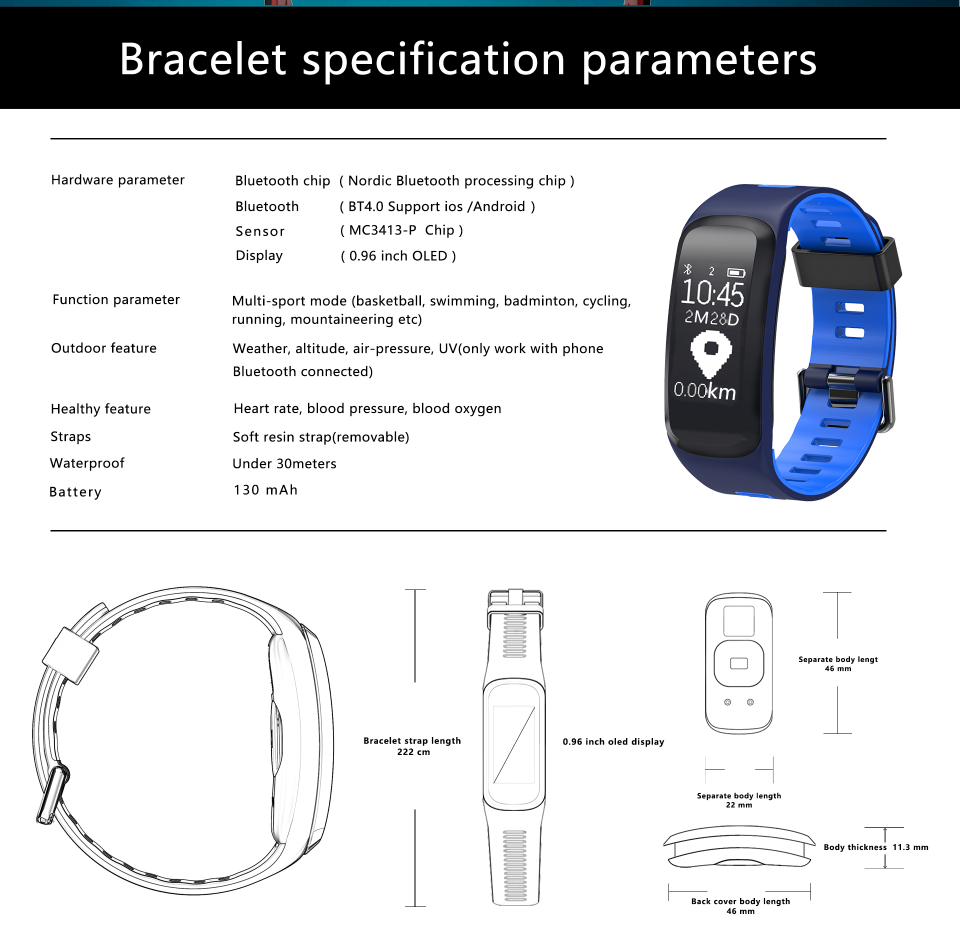
#> input picture original/12-2.jpg, 1920 x 1895 px (shown at 1/2 size)
$ python -i f4ctl.py   (imports and definitions only)
#> lines starting #> are read from the running program, lines starting #| are printed output that depends on the picture
#!/usr/bin/env python3
"""No.1 F4: управление собственной прошивкой (app/) по BLE.

Протокол — см. app/src/main.c: команды пишутся в FEA1, ответ приходит
уведомлением из FEA2.

  pip install bleak
  python f4ctl.py ping
  python f4ctl.py peek 0x10001014 4          # UICR.BOOTLOADERADDR
  python f4ctl.py dump 0x3C000 0x4000 bl.bin # снять загрузчик
  python f4ctl.py dfu                        # перезагрузка в DfuTarg
  python f4ctl.py inputs                     # нажатия кнопок (0.3+)
  python f4ctl.py hr 30 --csv ppg.csv        # пульсометр 30 с, отсчёты в CSV (0.3+)
  python f4ctl.py gpio 12 1                  # выход P0.12 в 1 (только 7/12/14)
  python f4ctl.py motor 500                  # вибрация 500 мс (0.4+)
  python f4ctl.py flash-id                   # JEDEC ID внешней флеш (0.4+)
  python f4ctl.py flash-dump 0 0x100000 ext.bin  # снять внешнюю флеш (0.4+)
  python f4ctl.py pin 15 out1                # любой пин: in, up, down, out0, out1 (0.5+)
  python f4ctl.py lcd 29 11 --cs 24 --dc 22  # команда 0x29 (DISPON), параметры следом (0.5+)
  python f4ctl.py lcd-fill F800 --count 57600 --cs 24 --dc 22   # залить красным (0.5+)
  python f4ctl.py lcd-read 04 4 --cs 24 --dc 22 [--3wire]       # RDDID (0.5+)
  python f4ctl.py flash-status               # SR1/SR2 внешней флеш, биты защиты (0.8+)
  python f4ctl.py flash-write 0x1A0000 data.bin   # стереть сектора и записать, с проверкой (0.8+)
  python f4ctl.py image photo.jpg            # картинка по касанию: 80x160 RGB565 на 0x1A0000 (0.8+)
  python f4ctl.py --addr AA:BB:CC:DD:EE:FF ping

С заводской прошивкой работает только dfu (та же команда 0x42).
"""
import argparse
import asyncio
import struct
import sys
import time

from bleak import BleakClient, BleakScanner

SERVICE = "c3e6fea0-e966-1000-8000-be99c223df6a"
CTRL = "c3e6fea1-e966-1000-8000-be99c223df6a"
RESP = "c3e6fea2-e966-1000-8000-be99c223df6a"

CMD_PING, CMD_PEEK, CMD_HR, CMD_GPIO, CMD_DFU = 0x01, 0x10, 0x20, 0x30, 0x42
CMD_MOTOR, CMD_FLASH_ID, CMD_FLASH_READ = 0x31, 0x40, 0x41
CMD_PIN, CMD_LCD_WRITE, CMD_LCD_FILL, CMD_LCD_READ = 0x32, 0x50, 0x51, 0x52
PIN_MODES = {"in": 0, "up": 1, "down": 2, "out0": 3, "out1": 4}
CMD_FLASH_ERASE, CMD_FLASH_WRITE, CMD_FLASH_STATUS, CMD_FLASH_UNPROTECT = 0x45, 0x46, 0x47, 0x48
USER_START, USER_END, SECTOR, PAGE = 0x1A0000, 0x1F0000, 4096, 256
IMAGE_ADDR, SCREEN_W, SCREEN_H = USER_START, 80, 160
WRITE_CHUNK = 16  # 1 + 3 + 16 = 20 байт — максимум для FEA1
EVT_INPUTS, EVT_PPG, EVT_FLASH, RESP_ERROR = 0x21, 0x22, 0x44, 0xEE
PEEK_MAX = 15
WATCHED = (10, 11, 18, 19, 28, 29)
TICK_HZ = 25


# [10 lines not run here, left out]


class F4:
    def __init__(self, client):
        self.client = client
        self.queue = asyncio.Queue()
        self.events = asyncio.Queue()

    def on_notify(self, _, data):
        data = bytes(data)
        # Уведомления о входах и PPG приходят сами — не путать их с ответами на команды.
        (self.events if data[0] in (EVT_INPUTS, EVT_PPG, EVT_FLASH) else self.queue).put_nowait(data)

    async def start(self):
        await self.client.start_notify(RESP, self.on_notify)

    async def call(self, payload, timeout=5):
        await self.client.write_gatt_char(CTRL, bytes(payload), response=True)
        resp = await asyncio.wait_for(self.queue.get(), timeout)
        if resp[0] == RESP_ERROR:
            raise RuntimeError(f"браслет отклонил команду 0x{resp[1]:02X}")
        return resp

    async def peek(self, addr, n):
        resp = await self.call([CMD_PEEK, *struct.pack("<I", addr), n])
        got = struct.unpack_from("<I", resp, 1)[0]
        if got != addr or len(resp) != 5 + n:
            raise RuntimeError(f"неожиданный ответ {resp.hex()}")
        return resp[5:]


# [171 lines not run here, left out]


JEDEC_MAKERS = {0xEF: "Winbond", 0xC8: "GigaDevice", 0xC2: "Macronix", 0x20: "Micron/XMC",
                0x1C: "EON", 0x85: "Puya", 0x9D: "ISSI", 0x5E: "Zbit", 0x68: "Boya", 0x0B: "XTX"}


def describe_jedec(jid):
    maker, kind, cap = jid
    if jid in (b"\x00\x00\x00", b"\xff\xff\xff"):
        print(f"JEDEC ID {jid.hex(' ')} — флеш не отвечает")
        return None
    size = 1 << cap if 16 <= cap <= 28 else None
    print(f"JEDEC ID {jid.hex(' ')}: {JEDEC_MAKERS.get(maker, 'производитель ?')}, тип 0x{kind:02X}, "
          + (f"объём {size // 1024} КБ ({size * 8 // 1024 // 1024} Мбит)" if size else "объём не распознан"))
    return size


def image_bytes(path, fit=False):
    """Картинка -> заголовок IMG1 w h + RGB565 big-endian построчно (как ждёт прошивка 0.8+)."""
#> called with path = '../../original/12-2.jpg', fit = False
    from PIL import Image, ImageOps
    im = ImageOps.exif_transpose(Image.open(path)).convert("RGB")
#> im is the input picture: PIL image 1920x1895 RGB; mean R, G, B 209.2, 210.9, 213.8
    if fit:
        im = ImageOps.pad(im, (SCREEN_W, SCREEN_H), Image.LANCZOS, color=(0, 0, 0))
    else:
        im = ImageOps.fit(im, (SCREEN_W, SCREEN_H), Image.LANCZOS)
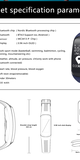
#> im: PIL image 80x160 RGB; mean R, G, B 215.6, 216.3, 216.7
    out = bytearray(b"IMG1" + struct.pack("<HH", SCREEN_W, SCREEN_H))
    shown = Image.new("RGB", im.size)
#> shown: PIL image 80x160 RGB; every value is 0
    for y in range(SCREEN_H):
        for x in range(SCREEN_W):
            r, g, b = im.getpixel((x, y))
            v = (r >> 3) << 11 | (g >> 2) << 5 | (b >> 3)
            out += struct.pack(">H", v)
            shown.putpixel((x, y), ((v >> 11) * 255 // 31, (v >> 5 & 63) * 255 // 63, (v & 31) * 255 // 31))
    return bytes(out), shown


# [86 lines not run here, left out]


def anim_bytes(path):
    """GIF -> "ANI1" w h n ms + кадры RGB565 BE; вписывается в экран с сохранением пропорций."""
    from PIL import Image, ImageSequence
    src = Image.open(path)
    k = min(SCREEN_W / src.width, SCREEN_H / src.height)
    w, h = max(1, round(src.width * k)), max(1, round(src.height * k))
    frames, delays = [], []
    for fr in ImageSequence.Iterator(src):
        frames.append(fr.convert("RGB").resize((w, h), Image.LANCZOS))
        delays.append(fr.info.get("duration") or 100)
    ms = round(sum(delays) / len(delays))
    out = bytearray(b"ANI1" + struct.pack("<HHHH", w, h, len(frames), ms))
    for im in frames:
        for y in range(h):
            for x in range(w):
                r, g, b = im.getpixel((x, y))
                out += struct.pack(">H", (r >> 3) << 11 | (g >> 2) << 5 | (b >> 3))
    return bytes(out), frames, (w, h, ms)


# [39 lines not run here, left out]


def show_inputs(value, prev=None):
    pins = " ".join(f"P0.{p}={value >> p & 1}" for p in WATCHED)
    changed = "" if prev is None else "  <- " + ", ".join(
        f"P0.{p}" for p in WATCHED if (value ^ prev) >> p & 1)
    print(f"{time.strftime('%H:%M:%S')}  {pins}{changed}", flush=True)


# [55 lines not run here, left out]

>>> result = image_bytes('../../original/12-2.jpg')
